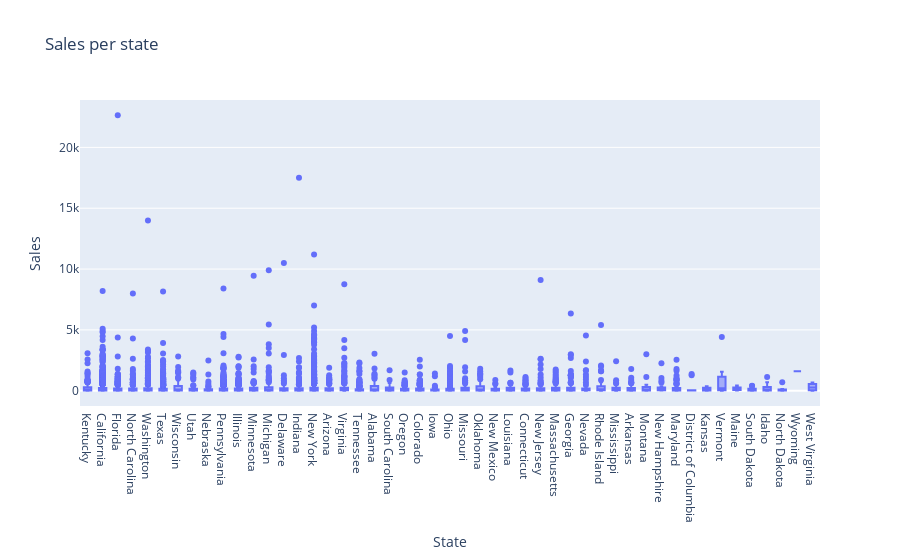

Notebook code cell kept with this figure:
### Code cell
px.box(filtered, x='State', y='Sales', title='Sales per state', hover_data=['year', 'Category'])

### Figure 1 — Plotly figure (JSON) as saved in the notebook; plotly's stock layout.template omitted (floating-point values rounded to 4 significant figures; data arrays with more than 128 entries replaced by an {"elided": "..."} marker saying what was removed)
{"data": [{"alignmentgroup": "True", "customdata": {"elided": "9994x2 mixed values"}, "hovertemplate": "State=%{x}<br>Sales=%{y}<br>year=%{customdata[0]}<br>Category=%{customdata[1]}<extra></extra>", "legendgroup": "", "marker": {"color": "#636efa"}, "name": "", "notched": false, "offsetgroup": "", "orientation": "v", "showlegend": false, "type": "box", "x": {"elided": "9994 str values"}, "x0": " ", "xaxis": "x", "y": {"elided": "9994 float values"}, "y0": " ", "yaxis": "y"}], "layout": {"boxmode": "group", "legend": {"tracegroupgap": 0}, "title": {"text": "Sales per state"}, "xaxis": {"anchor": "y", "domain": [0, 1], "title": {"text": "State"}}, "yaxis": {"anchor": "x", "domain": [0, 1], "title": {"text": "Sales"}}}}
